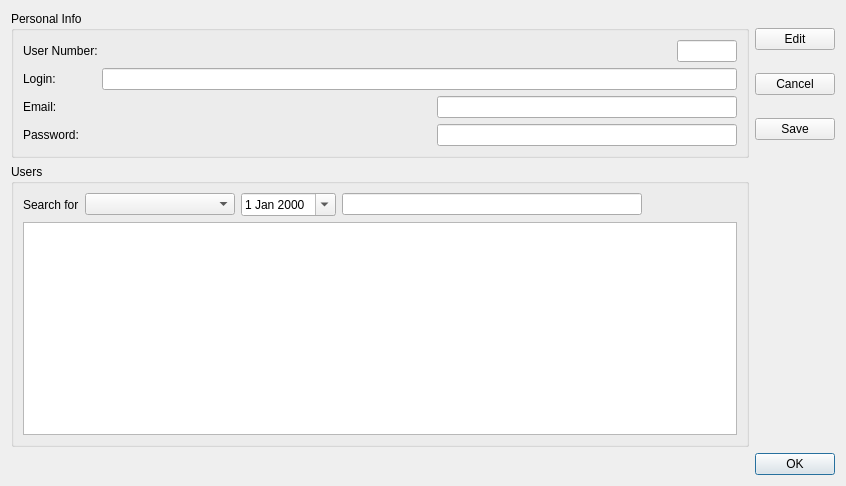
<?xml version="1.0" encoding="UTF-8"?>
<ui version="4.0">
<class>EditUserDialog</class>
<widget class="QDialog" name="EditUserDialog">
<property name="geometry">
<rect>
<x>0</x>
<y>0</y>
<width>846</width>
<height>486</height>
</rect>
</property>
<property name="windowTitle">
<string>Dialog</string>
</property>
<layout class="QGridLayout" name="gridLayout_2">
<item row="0" column="0">
<widget class="QGroupBox" name="personal_info_groupBox">
<property name="title">
<string>Personal Info</string>
</property>
<layout class="QGridLayout" name="gridLayout">
<item row="3" column="0">
<layout class="QHBoxLayout" name="horizontalLayout_4">
<item alignment="Qt::AlignLeft">
<widget class="QLabel" name="label_4">
<property name="text">
<string>Password:</string>
</property>
<property name="buddy">
<cstring>password_lineEdit_4</cstring>
</property>
</widget>
</item>
<item alignment="Qt::AlignRight">
<widget class="QLineEdit" name="password_lineEdit_4">
<property name="minimumSize">
<size>
<width>300</width>
<height>0</height>
</size>
</property>
<property name="inputMask">
<string/>
</property>
<property name="clearButtonEnabled">
<bool>true</bool>
</property>
</widget>
</item>
</layout>
</item>
<item row="1" column="0">
<layout class="QHBoxLayout" name="horizontalLayout">
<item alignment="Qt::AlignLeft">
<widget class="QLabel" name="label">
<property name="text">
<string>Login:</string>
</property>
</widget>
</item>
<item>
<spacer name="horizontalSpacer_2">
<property name="orientation">
<enum>Qt::Horizontal</enum>
</property>
<property name="sizeType">
<enum>QSizePolicy::Fixed</enum>
</property>
<property name="sizeHint" stdset="0">
<size>
<width>40</width>
<height>20</height>
</size>
</property>
</spacer>
</item>
<item>
<widget class="QLineEdit" name="login_lineEdit_2"/>
</item>
</layout>
</item>
<item row="0" column="0">
<layout class="QHBoxLayout" name="horizontalLayout_11">
<item>
<widget class="QLabel" name="label_10">
<property name="text">
<string>User Number:</string>
</property>
</widget>
</item>
<item>
<spacer name="horizontalSpacer">
<property name="orientation">
<enum>Qt::Horizontal</enum>
</property>
<property name="sizeHint" stdset="0">
<size>
<width>40</width>
<height>20</height>
</size>
</property>
</spacer>
</item>
<item>
<widget class="QLineEdit" name="id_lineEdit">
<property name="maximumSize">
<size>
<width>60</width>
<height>16777215</height>
</size>
</property>
<property name="readOnly">
<bool>true</bool>
</property>
</widget>
</item>
</layout>
</item>
<item row="2" column="0">
<layout class="QHBoxLayout" name="horizontalLayout_5">
<item alignment="Qt::AlignLeft">
<widget class="QLabel" name="label_5">
<property name="text">
<string>Email:</string>
</property>
<property name="buddy">
<cstring>password_lineEdit_4</cstring>
</property>
</widget>
</item>
<item alignment="Qt::AlignRight">
<widget class="QLineEdit" name="email_lineEdit_4">
<property name="minimumSize">
<size>
<width>300</width>
<height>0</height>
</size>
</property>
<property name="inputMask">
<string/>
</property>
<property name="clearButtonEnabled">
<bool>true</bool>
</property>
</widget>
</item>
</layout>
</item>
</layout>
</widget>
</item>
<item row="0" column="1">
<layout class="QVBoxLayout" name="verticalLayout">
<item>
<widget class="QPushButton" name="edit_pushButton">
<property name="text">
<string>Edit</string>
</property>
<property name="icon">
<iconset resource="resources.qrc">
<normaloff>:/images/images/pencil3.png</normaloff>:/images/images/pencil3.png</iconset>
</property>
</widget>
</item>
<item>
<widget class="QPushButton" name="cancel_pushButton_2">
<property name="text">
<string>Cancel</string>
</property>
<property name="icon">
<iconset resource="resources.qrc">
<normaloff>:/images/images/1413781093_Delete.png</normaloff>:/images/images/1413781093_Delete.png</iconset>
</property>
</widget>
</item>
<item>
<widget class="QPushButton" name="save_pushButton_3">
<property name="text">
<string>Save</string>
</property>
<property name="icon">
<iconset resource="resources.qrc">
<normaloff>:/images/images/document_save.png</normaloff>:/images/images/document_save.png</iconset>
</property>
</widget>
</item>
</layout>
</item>
<item row="1" column="0">
<widget class="QGroupBox" name="users_groupBox_3">
<property name="title">
<string>Users</string>
</property>
<layout class="QGridLayout" name="gridLayout_3">
<item row="0" column="0">
<layout class="QHBoxLayout" name="horizontalLayout_13">
<item alignment="Qt::AlignLeft">
<widget class="QLabel" name="label_11">
<property name="text">
<string>Search for</string>
</property>
</widget>
</item>
<item alignment="Qt::AlignLeft">
<widget class="QComboBox" name="comboBox">
<property name="minimumSize">
<size>
<width>150</width>
<height>0</height>
</size>
</property>
</widget>
</item>
<item alignment="Qt::AlignLeft">
<widget class="QDateEdit" name="search_dateEdit">
<property name="calendarPopup">
<bool>true</bool>
</property>
</widget>
</item>
<item>
<widget class="QLineEdit" name="search_lineEdit_2">
<property name="minimumSize">
<size>
<width>300</width>
<height>0</height>
</size>
</property>
</widget>
</item>
<item>
<spacer name="horizontalSpacer_3">
<property name="orientation">
<enum>Qt::Horizontal</enum>
</property>
<property name="sizeHint" stdset="0">
<size>
<width>40</width>
<height>20</height>
</size>
</property>
</spacer>
</item>
</layout>
</item>
<item row="1" column="0">
<widget class="QTableView" name="user_tableView"/>
</item>
</layout>
</widget>
</item>
<item row="2" column="0" colspan="2">
<widget class="QDialogButtonBox" name="buttonBox_2">
<property name="standardButtons">
<set>QDialogButtonBox::Ok</set>
</property>
</widget>
</item>
</layout>
</widget>
<resources>
<include location="resources.qrc"/>
</resources>
<connections>
<connection>
<sender>buttonBox_2</sender>
<signal>accepted()</signal>
<receiver>EditUserDialog</receiver>
<slot>accept()</slot>
<hints>
<hint type="sourcelabel">
<x>774</x>
<y>459</y>
</hint>
<hint type="destinationlabel">
<x>775</x>
<y>379</y>
</hint>
</hints>
</connection>
</connections>
</ui>
